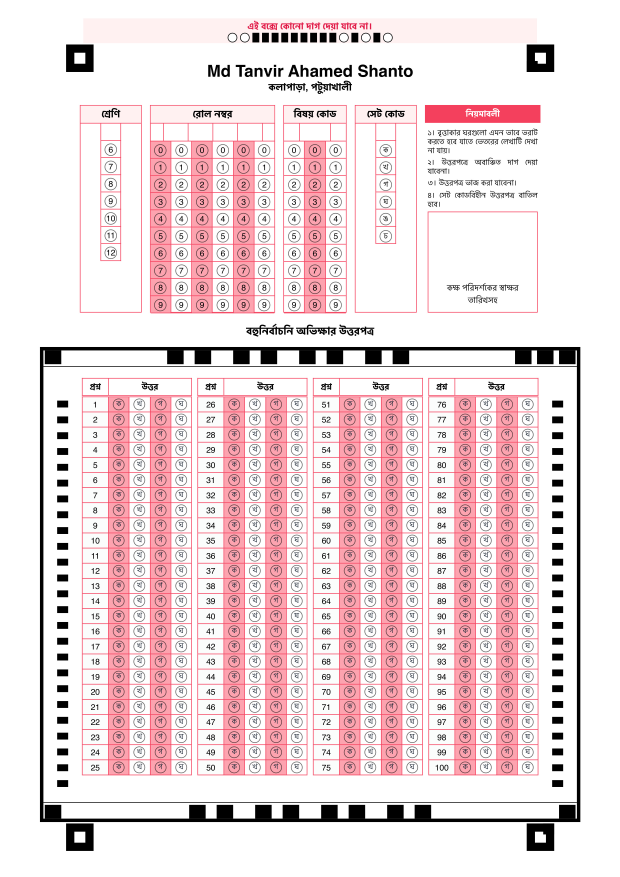
#> input picture omrsheet-board.jpg, 2479 x 3508 px (shown at 1/4 size)
$ python extract_dynamic_layout.py   (older library calls are emulated)
#> lines starting #> are read from the running program, lines starting #| are printed output that depends on the picture; after the words box and inside, x2 and y2 are one past the last pixel; in counts of white or black regions, pixels touching at a corner belong together
#> further down, img is the input picture: shape (3508, 2479, 3); mean B, G, R 221.1, 218.5, 236.7
### app/utils/omr_engine.py
"""
OptiMark OMR Engine - Robust OMR processing using OpenCV, NumPy, Imutils.

Implements:
- Four corner marker detection (black squares) for Perspective Transform
- Preprocessing: Grayscale, Gaussian Blur, Canny Edge, Adaptive Thresholding
- Zone segmentation: Roll Number (top-left), Set Code, MCQ Grid (60 questions)
- Pixel Counting / Contour method: bubble marked if highest black pixel density in row
- Supports Bengali set codes: ক, খ, গ, ঘ
- Error handling: "No bubbles detected", "Image too blurry"
"""

import json
import os
import cv2
import numpy as np
from imutils.perspective import four_point_transform
from pathlib import Path
from typing import Optional, Dict, Tuple, List, Union
from dataclasses import dataclass, field


# --- Error codes for robust handling ---
class OMRProcessingError(Exception):
    """Base exception for OMR processing errors."""

    pass


class NoBubblesDetectedError(OMRProcessingError):
    """Raised when no bubbles could be detected in the image."""

    pass


class ImageTooBlurryError(OMRProcessingError):
    """Raised when image is too blurry for reliable processing."""

    pass


@dataclass
class OMRResult:
    """Structured result from OMR processing."""

    roll_number: str = ""
    set_code: str = ""
    answers: List[int] = field(default_factory=list)  # 0-3 for each question
    success: bool = False
    error_message: str = ""


# --- OMR Sheet Layout Constants ---
SHEET_WIDTH = 2480
SHEET_HEIGHT = 3508
MARKER_MIN_AREA_RATIO = 0.0005
MARKER_MAX_AREA_RATIO = 0.015
QUESTIONS_PER_COLUMN = 15
OPTIONS_PER_QUESTION = 4
TOTAL_QUESTIONS = 60

# Bengali set codes (ক=0, খ=1, গ=2, ঘ=3, ঙ=4, চ=5) - maps index to character
BENGALI_SET_CODES = ["ক", "খ", "গ", "ঘ", "ঙ", "চ"]
ENGLISH_SET_CODES = ["A", "B", "C", "D", "E", "F"]

# Blur detection threshold (Laplacian variance) - lower = blurrier
BLUR_THRESHOLD = 20

# 20Q custom template defaults (derived from mcq.png warped baseline: 2480x2289)
_DEFAULT_20Q_Y = [925, 1032, 1143, 1252, 1360, 1465, 1580, 1688, 1792, 1904]
_DEFAULT_20Q_X = [
    [393, 627, 856, 1094],
    [1741, 1975, 2209, 2443],
]
_DEFAULT_20Q_REF_W = 2480
_DEFAULT_20Q_REF_H = 2289
_DEFAULT_20Q_PROFILE = {
    "y_centers_norm": [v / _DEFAULT_20Q_REF_H for v in _DEFAULT_20Q_Y],
    "x_cols_norm": [[v / _DEFAULT_20Q_REF_W for v in col] for col in _DEFAULT_20Q_X],
    "roi_half_w_norm": 20 / _DEFAULT_20Q_REF_W,
    "roi_half_h_norm": 20 / _DEFAULT_20Q_REF_H,
    "mark_threshold": 0.17,
    "ambiguity_second_min": 0.18,
    "ambiguity_gap_max": 0.06,
    "ambiguity_peak_cap": 0.80,
}
_PROFILE_20Q_CACHE: Optional[Dict[str, object]] = None
_PROFILE_20Q_CACHE_KEY: Optional[Tuple[str, Optional[float]]] = None


# [160 lines left out: functions _resolve_20q_profile_path, _validate_20q_profile, _load_20q_profile, _build_20q_runtime_grid, _get_dynamic_zones, not called in this run]

def _order_points(pts: np.ndarray) -> np.ndarray:
    """Order 4 points as top-left, top-right, bottom-right, bottom-left."""
    rect = np.zeros((4, 2), dtype=np.float32)
    s = pts.sum(axis=1)
    rect[0] = pts[np.argmin(s)]
    rect[2] = pts[np.argmax(s)]
    diff = np.diff(pts, axis=1)
    rect[1] = pts[np.argmin(diff)]
    rect[3] = pts[np.argmax(diff)]
    return rect


# [7 lines left out: function _check_image_blur, not called in this run]


def _preprocess_image(img: np.ndarray) -> np.ndarray:
    """
    Full preprocessing pipeline:
    1. Grayscale
    2. Gaussian Blur (noise reduction)
    3. Adaptive Thresholding
    Also used for edge detection: Canny after Gaussian Blur.
    """
    # Step 1: Grayscale
    if len(img.shape) == 3:
        gray = cv2.cvtColor(img, cv2.COLOR_BGR2GRAY)
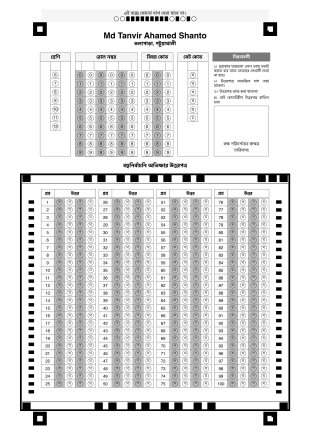
#> gray: shape (3508, 2479) (shown at 1/8 size); min 0, max 255, mean 224.2
    else:
        gray = img.copy()

    # Step 2: Contrast Enhancement (CLAHE) - very effective for shadows/mobile photos
    clahe = cv2.createCLAHE(clipLimit=2.0, tileGridSize=(8, 8))
    gray_balanced = clahe.apply(gray)

    # Step 3: Gaussian Blur - reduces noise for better edge detection
    blurred = cv2.GaussianBlur(gray_balanced, (5, 5), 0)

    return blurred


def _find_corner_markers(gray: np.ndarray) -> Optional[np.ndarray]:
    """
    Find the four black square corner markers using:
    - Multi-threshold adaptive thresholding
    - Canny Edge Detection
    - Contour detection
    Returns ordered points: top-left, top-right, bottom-right, bottom-left.
    """
    h, w = gray.shape
    total_area = h * w

    # Try multiple thresholds for robustness
    for t_val in [3, 7, 11, 15]:
        thresh = cv2.adaptiveThreshold(
            gray, 255, cv2.ADAPTIVE_THRESH_GAUSSIAN_C, cv2.THRESH_BINARY_INV, 21, t_val
        )
        edges = cv2.Canny(gray, 50, 150)
        combined = cv2.bitwise_or(thresh, edges)
        kernel = np.ones((3, 3), np.uint8)
        combined = cv2.morphologyEx(combined, cv2.MORPH_CLOSE, kernel)

        contours, _ = cv2.findContours(combined, cv2.RETR_EXTERNAL, cv2.CHAIN_APPROX_SIMPLE)
        candidates = []

        for cnt in contours:
            area = cv2.contourArea(cnt)
            if MARKER_MIN_AREA_RATIO * total_area < area < MARKER_MAX_AREA_RATIO * total_area:
                peri = cv2.arcLength(cnt, True)
                approx = cv2.approxPolyDP(cnt, 0.02 * peri, True)
                if len(approx) == 4:
                    x, y, w_rect, h_rect = cv2.boundingRect(approx)
                    aspect = max(w_rect, h_rect) / (min(w_rect, h_rect) + 1e-6)
                    if 0.4 < aspect < 2.5:
                        candidates.append((area, approx))

        candidates.sort(key=lambda x: x[0], reverse=True)
        centers = []
        for c in candidates:
            approx = c[1]
            pts_2d = approx.reshape(-1, 2)
            center = pts_2d.mean(axis=0)
            is_duplicate = False
            for existing in centers:
                if np.linalg.norm(center - existing) < 50:
                    is_duplicate = True
                    break
            if not is_duplicate:
                centers.append(center)
                if len(centers) == 10: break

        if len(centers) >= 4:
            import itertools
            max_quad_area = 0
            best_quad = None
            for quad_indices in itertools.combinations(range(len(centers)), 4):
                quad_pts = np.array([centers[i] for i in quad_indices], dtype=np.float32)
                ordered = _order_points(quad_pts)
                x, y = ordered[:, 0], ordered[:, 1]
                area = 0.5 * np.abs(np.dot(x, np.roll(y, 1)) - np.dot(y, np.roll(x, 1)))
                if area > max_quad_area:
                    max_quad_area = area
                    best_quad = ordered

            if best_quad is not None and max_quad_area > 0.40 * total_area:
                return best_quad.astype(np.float32)
#> this loop made 1 pass
#> pass 1, in _find_corner_markers, `thresh = cv2.adaptiveThreshold( gray, 255, cv2.ADAPTIVE_THRESH_GAUSSIA..`:
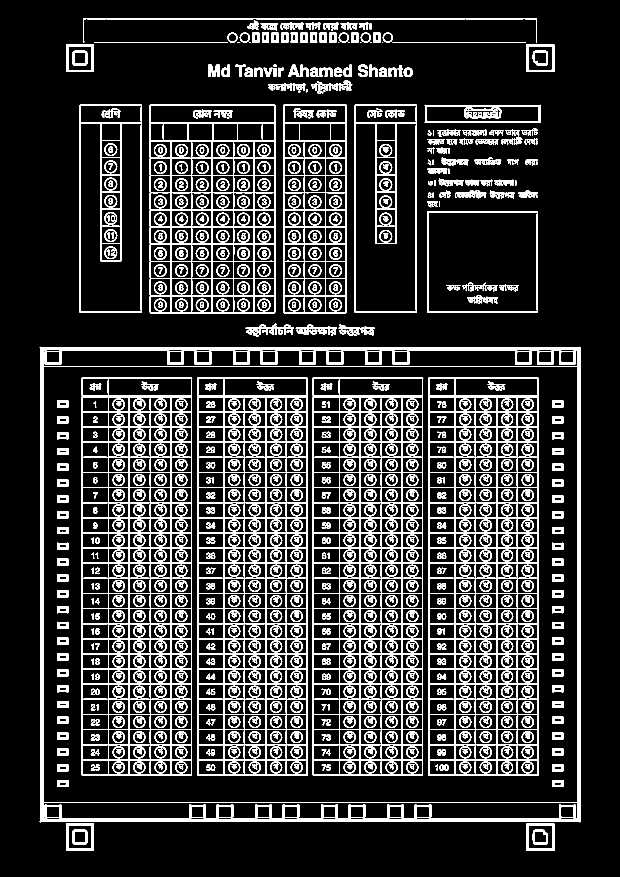
#> thresh: shape (3508, 2479) (shown at 1/4 size); 14% white; 1456 white regions (22 under 20 px), largest, box (x1, y1, x2, y2) and area: (159, 1387, 2322, 3289) 156298, (1251, 1586, 1692, 3102) 80561, (1713, 1586, 2154, 3102) 80444
#> pass 1, in _find_corner_markers, `edges = cv2.Canny(gray, 50, 150)`:
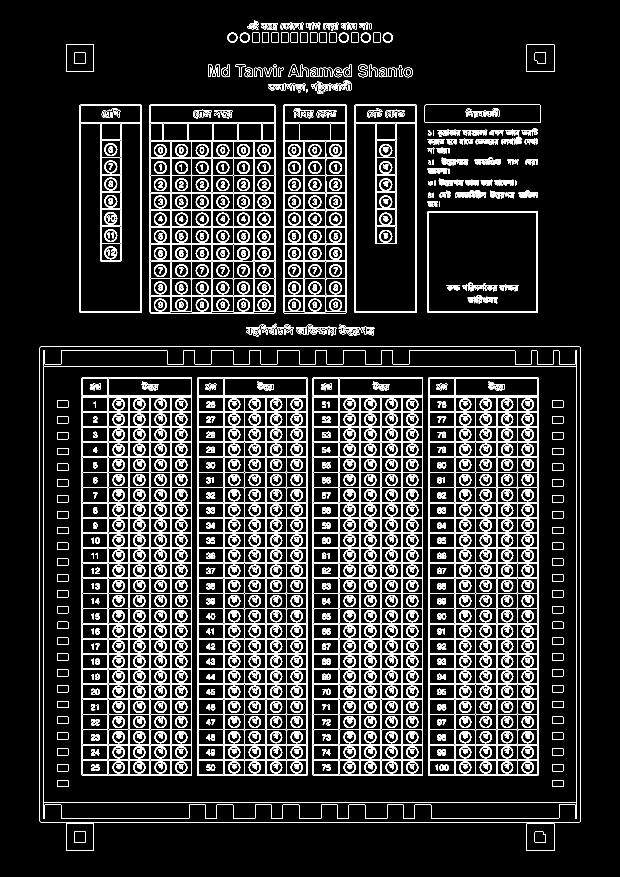
#> edges: shape (3508, 2479) (shown at 1/4 size); 6.3% white in thin lines or dots, all inside (x1, y1, x2, y2) = (159, 83, 2322, 3404)
#> pass 1, in _find_corner_markers, `combined = cv2.bitwise_or(thresh, edges)`:
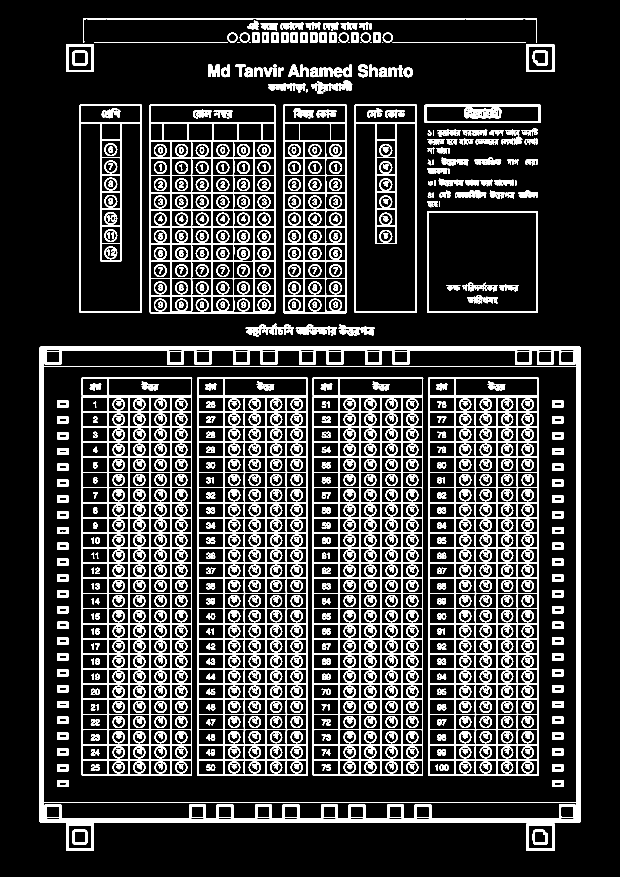
#> combined: shape (3508, 2479) (shown at 1/4 size); 15.2% white; 1451 white regions (22 under 20 px), largest, box (x1, y1, x2, y2) and area: (159, 1387, 2322, 3289) 168357, (1251, 1585, 1692, 3102) 85268, (789, 1585, 1230, 3102) 85240
#> `markers = _find_corner_markers(blurred)`: markers = [[319.2, 232.2], [2160.8, 232.2], [2161.5, 3347.8], [318.8, 3348.2]]
#| Markers found: [[ 319.25  232.25]
#|  [2160.75  232.25]
#|  [2161.5  3347.75]
#|  [ 318.75 3348.25]]

    # Local Corner Search Fallback: If global search fails, look specifically at image corners
    print("DEBUG: Global marker search failed, trying local corner search...")
    corners = []
    # top-left, top-right, bottom-right, bottom-left
    corner_regions = [
        (0, 0, w//3, h//3),
        (2*w//3, 0, w//3, h//3),
        (2*w//3, 2*h//3, w//3, h//3),
        (0, 2*h//3, w//3, h//3)
    ]

    found_points = []
    for (cx, cy, cw, ch) in corner_regions:
        roi = gray[cy:cy+ch, cx:cx+cw]
        best_local_area = 0
        best_local_pt = None

        for t_val in [3, 7, 11, 15]:
            thresh = cv2.adaptiveThreshold(roi, 255, cv2.ADAPTIVE_THRESH_GAUSSIAN_C, cv2.THRESH_BINARY_INV, 21, t_val)
            cnts, _ = cv2.findContours(thresh, cv2.RETR_EXTERNAL, cv2.CHAIN_APPROX_SIMPLE)
            for cnt in cnts:
                area = cv2.contourArea(cnt)
                if (cw*ch)*0.005 < area < (cw*ch)*0.15:
                    peri = cv2.arcLength(cnt, True)
                    approx = cv2.approxPolyDP(cnt, 0.02 * peri, True)
                    if len(approx) == 4:
                        pts = approx.reshape(-1, 2)
                        center = pts.mean(axis=0)
                        if area > best_local_area:
                            best_local_area = area
                            best_local_pt = center + [cx, cy]
            if best_local_pt is not None: break

        if best_local_pt is not None:
            found_points.append(best_local_pt)

    if len(found_points) == 4:
        print("DEBUG: Local corner search SUCCEEDED!")
        return _order_points(np.array(found_points, dtype=np.float32))

    return None

def _warp_perspective(img: np.ndarray, src_pts: np.ndarray, target_width: int = SHEET_WIDTH) -> np.ndarray:
    """Apply perspective transform for top-down view using imutils."""
#> called with src_pts = array of shape (4, 2), target_width = 2480
    # src_pts are top-left, top-right, bottom-right, bottom-left
    tl, tr, br, bl = src_pts
#> tl = [319.2, 232.2]; tr = [2160.8, 232.2]; br = [2161.5, 3347.8]; bl = [318.8, 3348.2]

    # Calculate widths and heights
    width_top = np.linalg.norm(tr - tl)
#> width_top = 1841.5
    width_bottom = np.linalg.norm(br - bl)
#> width_bottom = 1842.8
    max_width_px = max(int(width_top), int(width_bottom))
#> max_width_px = 1842

    height_left = np.linalg.norm(tl - bl)
#> height_left = 3116
    height_right = np.linalg.norm(tr - br)
#> height_right = 3115.5
    max_height_px = max(int(height_left), int(height_right))
#> max_height_px = 3116

    if max_width_px == 0:
        return img

    aspect_ratio = max_height_px / max_width_px
#> aspect_ratio = 1.69
    target_height = int(target_width * aspect_ratio)
#> target_height = 4195

    dst_pts = np.array([
        [0, 0],
        [target_width - 1, 0],
        [target_width - 1, target_height - 1],
        [0, target_height - 1]
    ], dtype=np.float32)
#> dst_pts = [[0, 0], [2479, 0], [2479, 4194], [0, 4194]]

    M = cv2.getPerspectiveTransform(src_pts, dst_pts)
#> M = [[1.35, 0.000216, -429.8], [-2.19e-16, 1.35, -312.8], [-8.71e-08, 2.18e-07, 1]]
    warped = cv2.warpPerspective(img, M, (target_width, target_height))
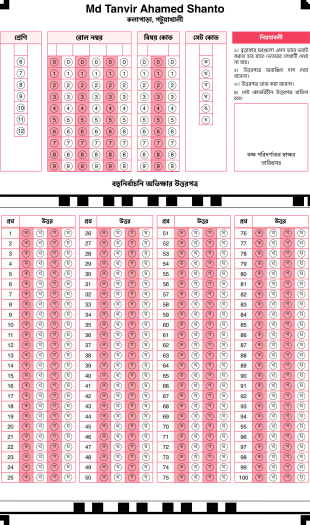
#> warped: shape (4195, 2480, 3) (shown at 1/8 size); mean B, G, R 212.5, 208.5, 235.5
    return warped


# [417 lines left out: functions _get_bubble_density, _detect_marked_option_by_density, _read_roll_number, _extract_roll_fallback, _extract_roll_fallback, _extract_setcode_fallback and 2 more, not called in this run]
class OMRProcessor:
    """
    OMR processing class - encapsulates all OMR logic.
    """

    # [274 lines left out: functions __init__, process, process_omr_image, grade_omr_result, not called in this run]

### extract_dynamic_layout.py
import cv2
import numpy as np
from app.utils.omr_engine import _preprocess_image, _find_corner_markers, _warp_perspective

def get_dynamic_zones(warped, total_questions=100):
#> called with total_questions = 100
    gray = cv2.cvtColor(warped, cv2.COLOR_BGR2GRAY) if len(warped.shape) == 3 else warped
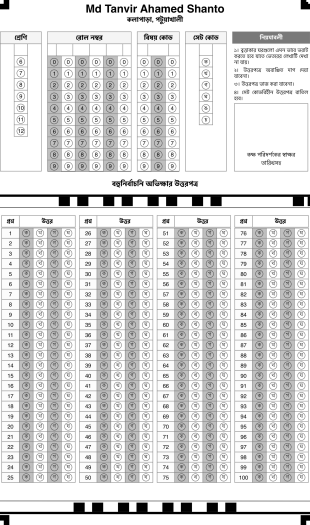
#> gray: shape (4195, 2480) (shown at 1/8 size); min 0, max 255, mean 217
    thresh = cv2.adaptiveThreshold(
        gray, 255, cv2.ADAPTIVE_THRESH_GAUSSIAN_C, cv2.THRESH_BINARY_INV, 21, 10
    )
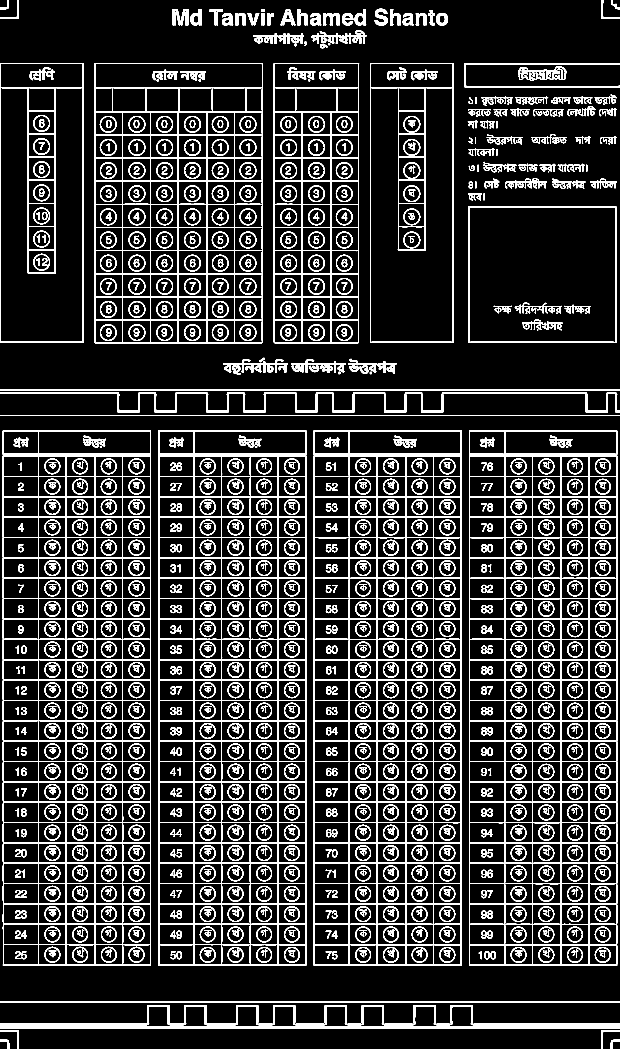
#> thresh: shape (4195, 2480) (shown at 1/4 size); 13.4% white; 1424 white regions (2 under 20 px)

    contours, _ = cv2.findContours(thresh, cv2.RETR_TREE, cv2.CHAIN_APPROX_SIMPLE)
#> contours = 3049 contours, 30 with area under 20; largest, box (x1, y1, x2, y2) and area: (1876, 1823, 2469, 3862) 1206408, (11, 1822, 604, 3862) 1206154, (1254, 1823, 1848, 3862) 1204469, (632, 1823, 1226, 3862) 1204465, (377, 252, 1052, 1375) 753175

    boxes = []
    for cnt in contours:
        x, y, w, h = cv2.boundingRect(cnt)
        area = w * h
        if 80000 < area < 2500000:
            boxes.append((x, y, w, h))
#> this loop made 3049 passes
#> (x, y, w, h, area) on passes 1 to 3: (2443, 4159, 37, 36, 1332), (0, 4159, 37, 36, 1332), (2405, 4121, 75, 74, 5550)
#> after the loop, boxes = 12 items, first 6: (1876, 1823, 593, 2039), (1254, 1823, 594, 2039), (632, 1823, 594, 2039), (11, 1822, 593, 2040), (1873, 826, 593, 546), (1876, 829, 587, 540)

    # Ensure boxes are unique and filter out fully nested boxes
    boxes = sorted(boxes, key=lambda b: b[2]*b[3], reverse=True)
#> boxes = 12 items, first 6: (1254, 1823, 594, 2039), (632, 1823, 594, 2039), (11, 1822, 593, 2040), (1876, 1823, 593, 2039), (377, 252, 675, 1123), (1095, 252, 342, 1123)
    filtered_boxes = []
    for b in boxes:
        x, y, w, h = b
        # We only care about normal table aspect ratios, reject full horizontal lines
        if w > 2000 or h < 200:
            continue

        cx, cy = x + w/2, y + h/2
        is_inside = False
        for fb in filtered_boxes:
            fx, fy, fw, fh = fb
            if fx - 100 < cx < fx+fw + 100 and fy - 100 < cy < fy+fh + 100:
                is_inside = True
                break
        if not is_inside:
            filtered_boxes.append(b)
#> this loop made 12 passes
#> (x, y, w, h, cx, cy) on passes 1 to 8: (1254, 1823, 594, 2039, 1551, 2842.5), (632, 1823, 594, 2039, 929, 2842.5), (11, 1822, 593, 2040, 307.5, 2842), (1876, 1823, 593, 2039, 2172.5, 2842.5), (377, 252, 675, 1123, 714.5, 813.5), (1095, 252, 342, 1123, 1266, 813.5), (1480, 252, 334, 1119, 1647, 811.5), (0, 252, 334, 1119, 167, 811.5)
#> after the loop, filtered_boxes = [(1254, 1823, 594, 2039), (632, 1823, 594, 2039), (11, 1822, 593, 2040), (1876, 1823, 593, 2039), (377, 252, 675, 1123), (1095, 252, 342, 1123), (1480, 252, 334, 1119), (0, 252, 334, 1119), (1873, 826, 593, 546)]

    top_tables = [b for b in filtered_boxes if b[1] < 1400 and b[3] > 600]
#> top_tables = [(377, 252, 675, 1123), (1095, 252, 342, 1123), (1480, 252, 334, 1119), (0, 252, 334, 1119)]
    bottom_tables = [b for b in filtered_boxes if b[1] >= 1400 and b[3] > 600]
#> bottom_tables = [(1254, 1823, 594, 2039), (632, 1823, 594, 2039), (11, 1822, 593, 2040), (1876, 1823, 593, 2039)]

    top_tables.sort(key=lambda b: b[0])

    roll_box = None
    set_code_box = None

    if len(top_tables) >= 3:
        # X=0: Class, X=378: Roll, X=1095: Subject, X=1480: Set Code
        set_code_box = top_tables[-1] # Right-most tall table
#> set_code_box = (1480, 252, 334, 1119)
        roll_box = max(top_tables, key=lambda b: b[2]) # Widest tall table
#> roll_box = (377, 252, 675, 1123)

    bottom_tables.sort(key=lambda b: b[0])

    return {
        "roll": roll_box,
        "set_code": set_code_box,
        "columns": bottom_tables
    }

if __name__ == "__main__":
    img = cv2.imread("omrsheet-board.jpg")
    blurred = _preprocess_image(img)
    markers = _find_corner_markers(blurred)
    if markers is None:
        print("COULD NOT FIND CORNERS")
    else:
        print("Markers found:", markers)
        warped = _warp_perspective(img, markers)
        zones = get_dynamic_zones(warped)
#> zones = {'roll': (377, 252, 675, 1123), 'set_code': (1480, 252, 334, 1119), 'columns': [(11, 1822, 593, 2040), (632, 1823, 594, 2039), (1254, 1823, 594, 2039), (1876, 1823, 593, 2039)]}
        print("Roll Box:", zones["roll"])
#| Roll Box: (377, 252, 675, 1123)
        print("Set Code Box:", zones["set_code"])
#| Set Code Box: (1480, 252, 334, 1119)
        for i, col in enumerate(zones["columns"]):
            print(f"Col {i}: {col}")
#> this loop made 4 passes
#> (printed output is left out)
